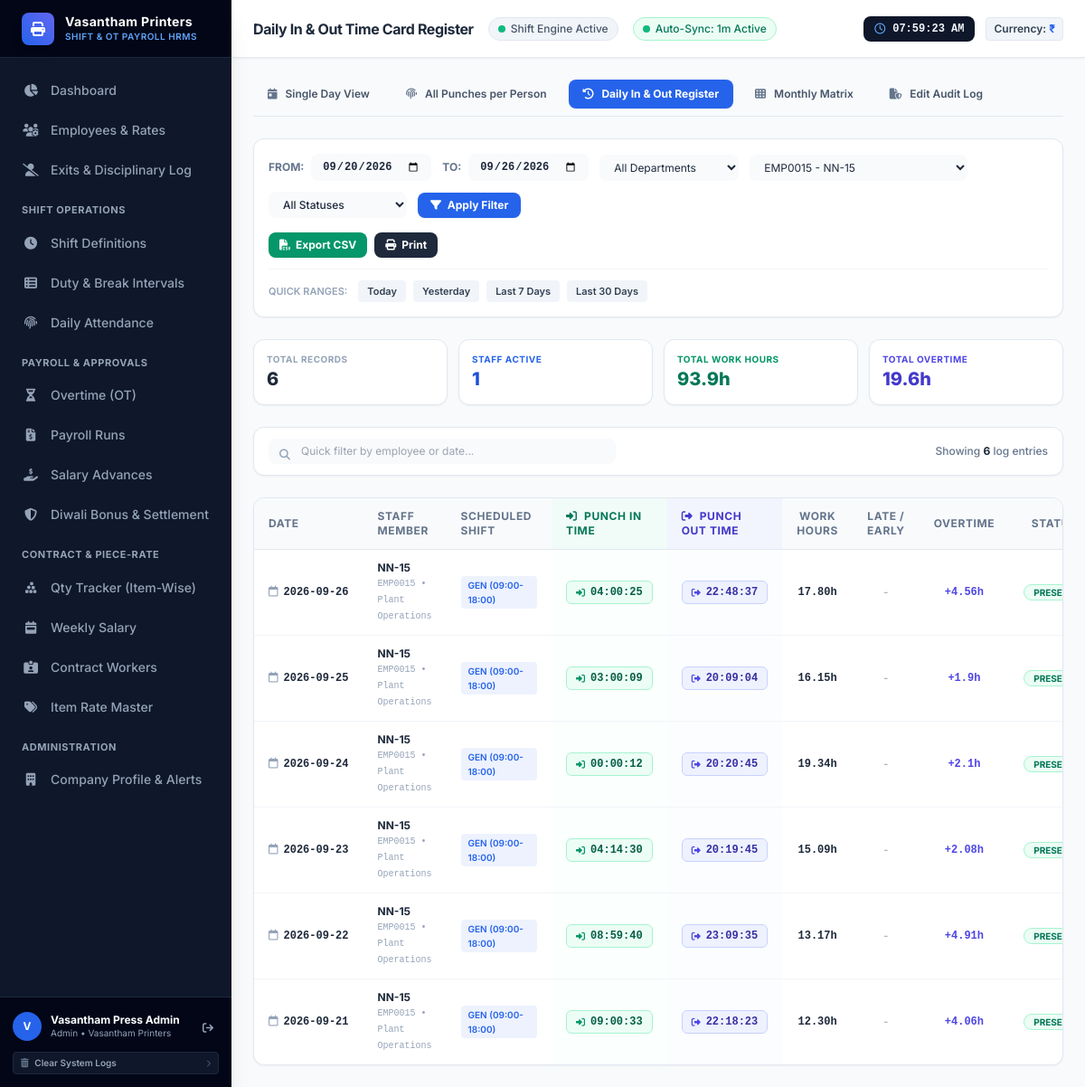
/attendance/in-out-report?emp_id=15 (signed in), run on an earlier commit of the app's database.
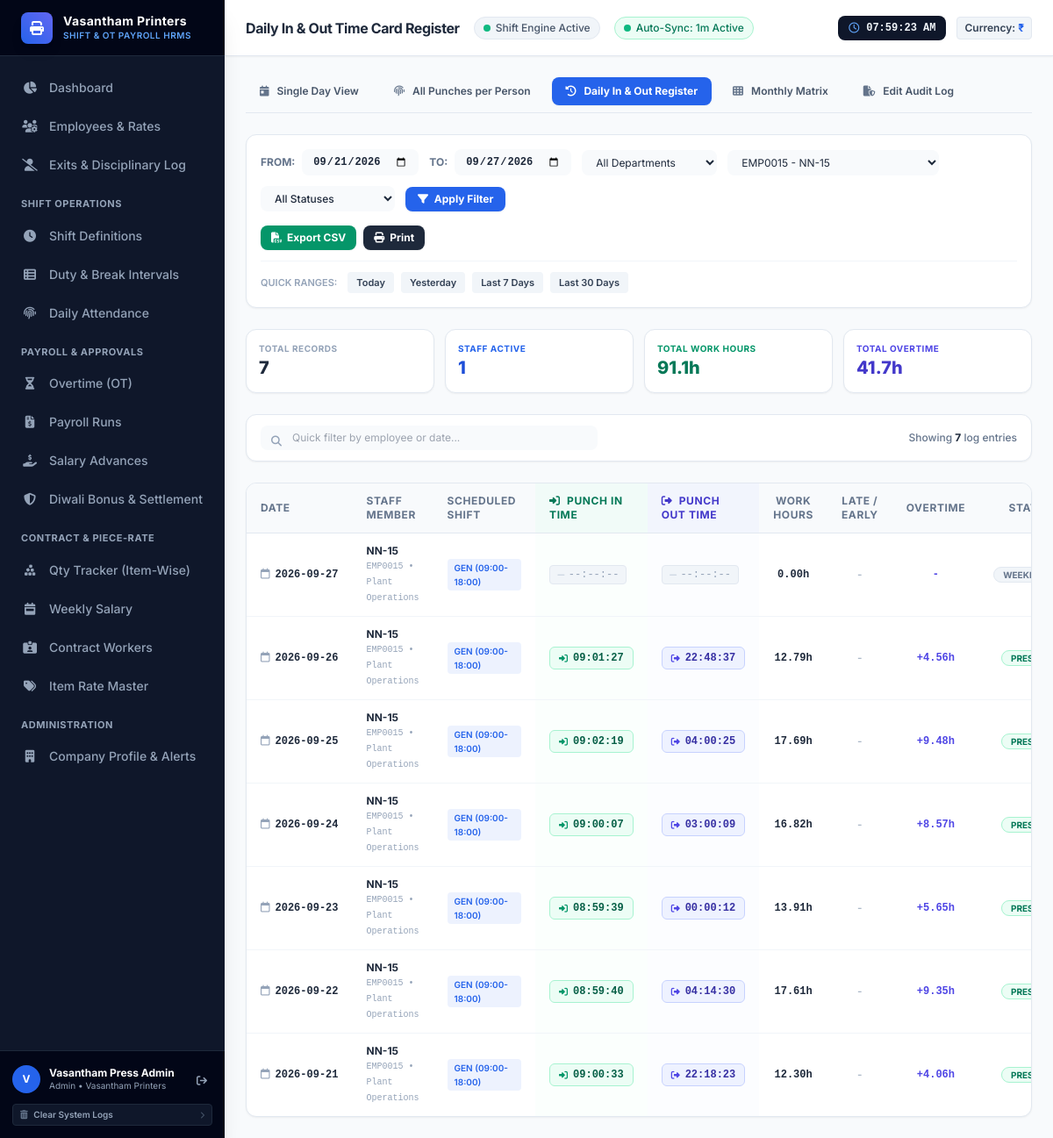
And on a later commit of the database.
### tables this page shows
CREATE TABLE attendance_records (
        id INTEGER PRIMARY KEY AUTOINCREMENT,
        employee_id INTEGER NOT NULL REFERENCES employees(id) ON DELETE CASCADE,
        date TEXT NOT NULL,               -- 'YYYY-MM-DD' (Shift Date)
        shift_id INTEGER REFERENCES shifts(id) ON DELETE SET NULL,
        punch_in TEXT,                    -- 'YYYY-MM-DD HH:MM:SS'
        punch_out TEXT,                   -- 'YYYY-MM-DD HH:MM:SS'
        work_hours REAL NOT NULL DEFAULT 0.0,
        late_mins INTEGER NOT NULL DEFAULT 0,
        early_leave_mins INTEGER NOT NULL DEFAULT 0,
        status TEXT NOT NULL DEFAULT 'ABSENT', -- 'PRESENT', 'LATE', 'HALF_DAY', 'ABSENT', 'WEEKLY_OFF', 'HOLIDAY'
        shift_allowance_amount REAL NOT NULL DEFAULT 0.0,
        raw_ot_hours REAL NOT NULL DEFAULT 0.0,
        notes TEXT,
        created_at TIMESTAMP DEFAULT CURRENT_TIMESTAMP, has_missed_mid_punch INTEGER NOT NULL DEFAULT 0, mid_punch_status TEXT NOT NULL DEFAULT 'NORMAL', mid_punch_notes TEXT, mid_punch_approved_by TEXT, mid_punch_approved_at TEXT, gross_ot_hours REAL NOT NULL DEFAULT 0.0, late_deduction_mins INTEGER NOT NULL DEFAULT 0,
        UNIQUE(employee_id, date)
    );

CREATE TABLE employees (
        id INTEGER PRIMARY KEY AUTOINCREMENT,
        emp_no TEXT UNIQUE NOT NULL,
        first_name TEXT NOT NULL,
        last_name TEXT NOT NULL,
        email TEXT UNIQUE NOT NULL,
        phone TEXT,
        department_id INTEGER NOT NULL REFERENCES departments(id) ON DELETE RESTRICT,
        designation TEXT NOT NULL,
        join_date TEXT NOT NULL,
        default_shift_id INTEGER REFERENCES shifts(id) ON DELETE SET NULL,
        salary_type TEXT NOT NULL DEFAULT 'MONTHLY', -- 'MONTHLY' or 'HOURLY'
        base_salary REAL NOT NULL DEFAULT 30000.0,
        hourly_rate REAL NOT NULL DEFAULT 144.23,
        hra REAL NOT NULL DEFAULT 5000.0,
        special_allowance REAL NOT NULL DEFAULT 2500.0,
        pf_deduction_pct REAL NOT NULL DEFAULT 12.0,
        esi_deduction_pct REAL NOT NULL DEFAULT 0.75,
        tax_deduction_pct REAL NOT NULL DEFAULT 5.0,
        weekly_off_day INTEGER NOT NULL DEFAULT 6, -- 0=Monday, 6=Sunday
        is_active INTEGER NOT NULL DEFAULT 1,
        created_at TIMESTAMP DEFAULT CURRENT_TIMESTAMP
    , pay_frequency TEXT NOT NULL DEFAULT 'MONTHLY', pf_enabled INTEGER NOT NULL DEFAULT 0, esi_enabled INTEGER NOT NULL DEFAULT 0, shift_salary REAL NOT NULL DEFAULT 0.0, ot_hourly_rate REAL NOT NULL DEFAULT 0.0, safety_training_completed INTEGER NOT NULL DEFAULT 1, safety_training_date TEXT, safety_training_approved_by TEXT NOT NULL DEFAULT 'Press Safety Officer', employment_status TEXT NOT NULL DEFAULT 'ACTIVE', status_date TEXT, status_reason TEXT, is_admin INTEGER NOT NULL DEFAULT 0);

CREATE TABLE departments (
        id INTEGER PRIMARY KEY AUTOINCREMENT,
        code TEXT UNIQUE NOT NULL,
        name TEXT NOT NULL,
        description TEXT,
        created_at TIMESTAMP DEFAULT CURRENT_TIMESTAMP
    );

CREATE TABLE shifts (
        id INTEGER PRIMARY KEY AUTOINCREMENT,
        code TEXT UNIQUE NOT NULL,
        name TEXT NOT NULL,
        start_time TEXT NOT NULL,         -- '09:00'
        end_time TEXT NOT NULL,           -- '18:00'
        is_overnight INTEGER NOT NULL DEFAULT 0, -- 1 if shift crosses midnight (e.g., 22:00 - 06:00)
        grace_late_mins INTEGER NOT NULL DEFAULT 15,
        grace_early_mins INTEGER NOT NULL DEFAULT 15,
        break_mins INTEGER NOT NULL DEFAULT 60,
        min_hours_half_day REAL NOT NULL DEFAULT 4.5,
        min_hours_full_day REAL NOT NULL DEFAULT 8.0,
        allowance_rate REAL NOT NULL DEFAULT 0.0, -- Extra bonus per shift (e.g., Night shift bonus)
        color TEXT NOT NULL DEFAULT '#3b82f6',
        description TEXT,
        is_active INTEGER NOT NULL DEFAULT 1,
        created_at TIMESTAMP DEFAULT CURRENT_TIMESTAMP
    );

### routes/attendance.py (the view, shortened to what this page needs)
@attendance_bp.route("/in-out-report")
def in_out_report():
    conn = get_db_connection()
    cursor = conn.cursor()
    cursor.execute("SELECT MAX(date) as max_d, MIN(date) as min_d FROM attendance_records")
    date_ext = cursor.fetchone()
    latest_db_date = date_ext["max_d"] or date.today().strftime("%Y-%m-%d")
    try:
        latest_dt = datetime.strptime(latest_db_date, "%Y-%m-%d").date()
    except ValueError:
        latest_dt = date.today()
    default_start = (latest_dt - timedelta(days=6)).strftime("%Y-%m-%d")
    default_end = latest_dt.strftime("%Y-%m-%d")
    start_date = request.args.get("start_date", default_start)
    end_date = request.args.get("end_date", default_end)
    dept_id = request.args.get("dept")
    emp_id = request.args.get("emp_id")
    status_filter = request.args.get("status")
    query = """
        SELECT a.*, e.emp_no, e.first_name, e.last_name, e.designation,
               d.name as dept_name, s.name as shift_name, s.code as shift_code,
               s.start_time, s.end_time, s.color as shift_color
        FROM attendance_records a
        JOIN employees e ON a.employee_id = e.id
        JOIN departments d ON e.department_id = d.id
        LEFT JOIN shifts s ON a.shift_id = s.id
        WHERE a.date BETWEEN ? AND ?
    """
    params = [start_date, end_date]
    if dept_id and dept_id.isdigit():
        query += " AND e.department_id = ?"
        params.append(int(dept_id))
    if emp_id and emp_id.isdigit():
        query += " AND e.id = ?"
        params.append(int(emp_id))
    query += " ORDER BY a.date DESC, e.emp_no ASC"
    cursor.execute(query, params)
    records = [dict(row) for row in cursor.fetchall()]
    total_records = len(records)
    unique_employees = len(set(r["employee_id"] for r in records))
    total_hours = sum(r.get("work_hours", 0.0) for r in records)
    total_ot = sum(r.get("raw_ot_hours", 0.0) for r in records)
    present_records = sum(1 for r in records if r.get("status") in ("PRESENT", "LATE"))
    stats = {
        "total_records": total_records,
        "unique_employees": unique_employees,
        "total_hours": round(total_hours, 1),
        "total_ot": round(total_ot, 1),
        "present_records": present_records
    }
    cursor.execute("SELECT * FROM departments ORDER BY name")
    departments = [dict(row) for row in cursor.fetchall()]
    cursor.execute("SELECT id, emp_no, first_name, last_name FROM employees WHERE is_active = 1 ORDER BY first_name")
    active_employees = [dict(row) for row in cursor.fetchall()]
    conn.close()
    return render_template(
        "attendance/in_out_report.html",
        records=records,
        stats=stats,
        start_date=start_date,
        end_date=end_date,
        selected_dept=dept_id,
        selected_emp=emp_id,
        selected_status=status_filter,
        departments=departments,
        active_employees=active_employees
    )

### templates/attendance/in_out_report.html (shortened to what the changed rows need)
{% extends "base.html" %}
{% block header_title %}Daily In & Out Time Card Register{% endblock %}
{% block content %}
<div class="space-y-6 max-w-7xl mx-auto">
    <div class="bg-white p-4 rounded-xl border border-slate-200 shadow-sm">
        <form method="GET" action="{{ url_for('attendance.in_out_report') }}" id="filterForm" class="flex flex-wrap items-center justify-between gap-4">
            <div class="flex flex-wrap items-center gap-3">
                <div class="flex items-center space-x-2">
                    <label class="text-xs font-bold text-slate-500 uppercase">From:</label>
                    <input type="date" name="start_date" id="startDate" value="{{ start_date }}"
                           class="text-xs py-1.5 px-3 rounded-lg border-slate-300 focus:border-blue-500 bg-slate-50 font-mono font-semibold">
                </div>
                <div class="flex items-center space-x-2">
                    <label class="text-xs font-bold text-slate-500 uppercase">To:</label>
                    <input type="date" name="end_date" id="endDate" value="{{ end_date }}"
                           class="text-xs py-1.5 px-3 rounded-lg border-slate-300 focus:border-blue-500 bg-slate-50 font-mono font-semibold">
                </div>
            </div>
        </form>
    </div>
    <div class="grid grid-cols-2 sm:grid-cols-4 gap-3">
        <div class="bg-white p-3.5 rounded-xl border border-slate-200 shadow-sm">
            <span class="text-[10px] font-bold text-slate-400 uppercase tracking-wider block">Total Records</span>
            <span class="text-xl font-extrabold text-slate-800">{{ stats.total_records }}</span>
        </div>
        <div class="bg-white p-3.5 rounded-xl border border-slate-200 shadow-sm">
            <span class="text-[10px] font-bold text-emerald-600 uppercase tracking-wider block">Total Work Hours</span>
            <span class="text-xl font-extrabold text-emerald-700">{{ stats.total_hours }}h</span>
        </div>
        <div class="bg-white p-3.5 rounded-xl border border-slate-200 shadow-sm">
            <span class="text-[10px] font-bold text-indigo-600 uppercase tracking-wider block">Total Overtime</span>
            <span class="text-xl font-extrabold text-indigo-700">{{ stats.total_ot }}h</span>
        </div>
    </div>
    <div class="flex items-center justify-between bg-white px-4 py-3 rounded-xl border border-slate-200 shadow-sm">
        <div class="text-xs text-slate-500 font-medium">
            Showing <strong class="text-slate-800" id="visibleRowCount">{{ records|length }}</strong> log entries
        </div>
    </div>
    <div class="bg-white rounded-xl border border-slate-200 shadow-sm overflow-hidden">
        <div class="overflow-x-auto">
            <table class="w-full text-left text-xs" id="inOutTable">
                <thead>
                    <tr class="bg-slate-50 border-b border-slate-200 text-slate-500 font-semibold uppercase tracking-wider">
                        <th class="py-3 px-4">Date</th>
                        <th class="py-3 px-4">Staff Member</th>
                        <th class="py-3 px-4">Scheduled Shift</th>
                        <th class="py-3 px-4 text-emerald-700 bg-emerald-50/50">
                            <i class="fas fa-sign-in-alt mr-1"></i> Punch IN Time
                        </th>
                        <th class="py-3 px-4 text-indigo-700 bg-indigo-50/50">
                            <i class="fas fa-sign-out-alt mr-1"></i> Punch OUT Time
                        </th>
                        <th class="py-3 px-4 text-center">Work Hours</th>
                        <th class="py-3 px-4 text-center">Late / Early</th>
                        <th class="py-3 px-4 text-center">Overtime</th>
                        <th class="py-3 px-4 text-center">Status</th>
                    </tr>
                </thead>
                <tbody class="divide-y divide-slate-100">
                    {% for rec in records %}
                    <tr class="hover:bg-slate-50 transition report-row"
                        data-search="{{ rec.date }} {{ rec.emp_no }} {{ rec.first_name }} {{ rec.last_name }} {{ rec.dept_name }}">
                        <td class="py-3 px-4 font-mono font-bold text-slate-800 whitespace-nowrap">
                            <i class="far fa-calendar text-slate-400 mr-1.5"></i>{{ rec.date }}
                        </td>
                        <td class="py-3 px-4">
                            <span class="font-bold text-slate-800 block">{{ rec.first_name }} {{ rec.last_name }}</span>
                            <span class="text-[10px] font-mono text-slate-400">{{ rec.emp_no }} • {{ rec.dept_name }}</span>
                        </td>
                        <td class="py-3 px-4">
                            {% if rec.shift_code %}
                            <span class="inline-flex items-center px-2 py-0.5 rounded text-[10px] font-semibold" style="background-color: {{ rec.shift_color }}15; color: {{ rec.shift_color }};">
                                {{ rec.shift_code }} ({{ rec.start_time }}-{{ rec.end_time }})
                            </span>
                            {% else %}
                            <span class="text-slate-400 italic">GEN (09:00-18:00)</span>
                            {% endif %}
                        </td>
                        <td class="py-3 px-4 bg-emerald-50/20 whitespace-nowrap">
                            {% if rec.punch_in %}
                            <span class="inline-flex items-center px-2.5 py-1 rounded-md text-xs font-mono font-bold bg-emerald-50 text-emerald-800 border border-emerald-200 shadow-xs">
                                <i class="fas fa-sign-in-alt text-[10px] mr-1.5 text-emerald-600"></i>
                                {{ rec.punch_in.split(' ')[1] }}
                            </span>
                            {% else %}
                            <span class="inline-flex items-center px-2 py-0.5 rounded text-xs font-mono text-slate-400 bg-slate-100 border border-slate-200">
                                <i class="fas fa-minus text-[10px] mr-1 text-slate-300"></i> --:--:--
                            </span>
                            {% endif %}
                        </td>
                        <td class="py-3 px-4 bg-indigo-50/20 whitespace-nowrap">
                            {% if rec.punch_out and rec.punch_out != rec.punch_in %}
                            <span class="inline-flex items-center px-2.5 py-1 rounded-md text-xs font-mono font-bold bg-indigo-50 text-indigo-800 border border-indigo-200 shadow-xs">
                                <i class="fas fa-sign-out-alt text-[10px] mr-1.5 text-indigo-600"></i>
                                {{ rec.punch_out.split(' ')[1] }}
                            </span>
                            {% elif rec.punch_out and rec.punch_out == rec.punch_in and rec.work_hours == 0 %}
                            <span class="inline-flex items-center px-2 py-0.5 rounded text-xs font-mono text-amber-600 bg-amber-50 border border-amber-200">
                                <i class="fas fa-clock text-[10px] mr-1 text-amber-400"></i> No Out Punch
                            </span>
                            {% else %}
                            <span class="inline-flex items-center px-2 py-0.5 rounded text-xs font-mono text-slate-400 bg-slate-100 border border-slate-200">
                                <i class="fas fa-minus text-[10px] mr-1 text-slate-300"></i> --:--:--
                            </span>
                            {% endif %}
                        </td>
                        <td class="py-3 px-4 text-center font-mono font-bold text-slate-800">
                            {{ "%.2f"|format(rec.work_hours) }}h
                        </td>
                        <td class="py-3 px-4 text-center whitespace-nowrap">
                            {% if rec.late_mins == 0 and rec.early_leave_mins == 0 %}
                            <span class="text-slate-400">-</span>
                            {% endif %}
                        </td>
                        <td class="py-3 px-4 text-center font-mono font-bold text-indigo-600">
                            {% if rec.raw_ot_hours > 0 %}
                            +{{ rec.raw_ot_hours }}h
                            {% else %}-{% endif %}
                        </td>
                        <td class="py-3 px-4 text-center whitespace-nowrap">
                            {% if rec.status == 'PRESENT' %}
                            <span class="px-2.5 py-0.5 rounded-full text-[10px] font-bold bg-emerald-50 text-emerald-700 border border-emerald-200">PRESENT</span>
                            {% elif rec.status == 'LATE' %}
                            <span class="px-2.5 py-0.5 rounded-full text-[10px] font-bold bg-amber-50 text-amber-700 border border-amber-200">LATE</span>
                            {% elif rec.status == 'HALF_DAY' %}
                            <span class="px-2.5 py-0.5 rounded-full text-[10px] font-bold bg-purple-50 text-purple-700 border border-purple-200">HALF DAY</span>
                            {% elif rec.status == 'WEEKLY_OFF' %}
                            <span class="px-2.5 py-0.5 rounded-full text-[10px] font-bold bg-slate-100 text-slate-500 border border-slate-200">WEEKLY OFF</span>
                            {% else %}
                            <span class="px-2.5 py-0.5 rounded-full text-[10px] font-bold bg-rose-50 text-rose-700 border border-rose-200">ABSENT</span>
                            {% endif %}
                        </td>
                    </tr>
                    {% endfor %}
                </tbody>
            </table>
        </div>
    </div>
</div>
{% endblock %}

What changed in the data, as far as the page shows it:
added attendance_records: date "2026-09-27", first_name "NN-15", emp_no "EMP0015", dept_name "Plant Operations", shift_code "GEN", start_time "09:00", end_time "18:00", work_hours "0.00", status "WEEKLY OFF"
changed attendance_records (number 2 of 7 on the later page): punch_in "04:00:25" → "09:01:27"; work_hours "17.80" → "12.79"
changed attendance_records (number 3 of 7 on the later page): punch_in "03:00:09" → "09:02:19"; punch_out "20:09:04" → "04:00:25"; work_hours "16.15" → "17.69"; raw_ot_hours "1.9" → "9.48"
changed attendance_records (number 4 of 7 on the later page): punch_in "00:00:12" → "09:00:07"; punch_out "20:20:45" → "03:00:09"; work_hours "19.34" → "16.82"; raw_ot_hours "2.1" → "8.57"
changed attendance_records (number 5 of 7 on the later page): punch_in "04:14:30" → "08:59:39"; punch_out "20:19:45" → "00:00:12"; work_hours "15.09" → "13.91"; raw_ot_hours "2.08" → "5.65"
changed attendance_records (number 6 of 7 on the later page): punch_out "23:09:35" → "04:14:30"; work_hours "13.17" → "17.61"; raw_ot_hours "4.91" → "9.35"
Also different on the page:
form field start_date: "09/20/2026" → "09/21/2026"
form field end_date: "09/26/2026" → "09/27/2026"
{{ stats.total_records }}: "6" → "7"
{{ stats.total_hours }}: "93.9" → "91.1"
{{ stats.total_ot }}: "19.6" → "41.7"
{{ records|length }}: "6" → "7"
